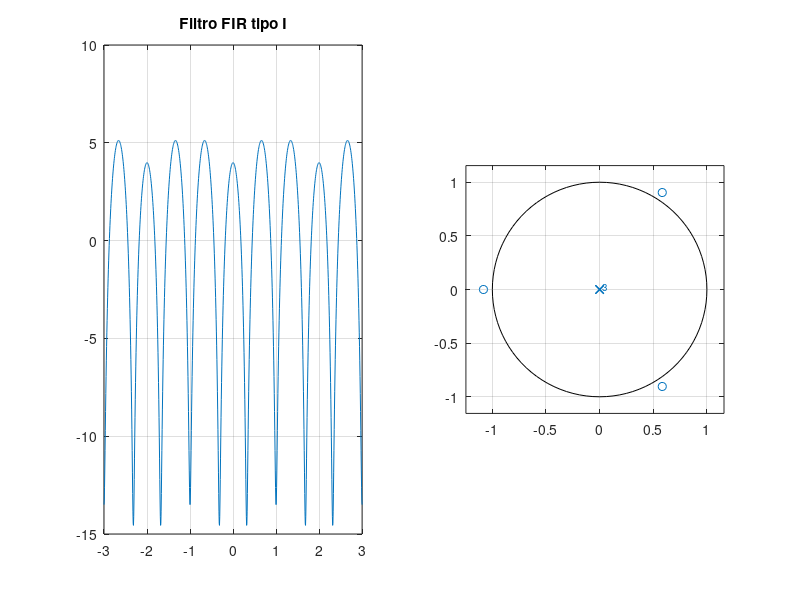
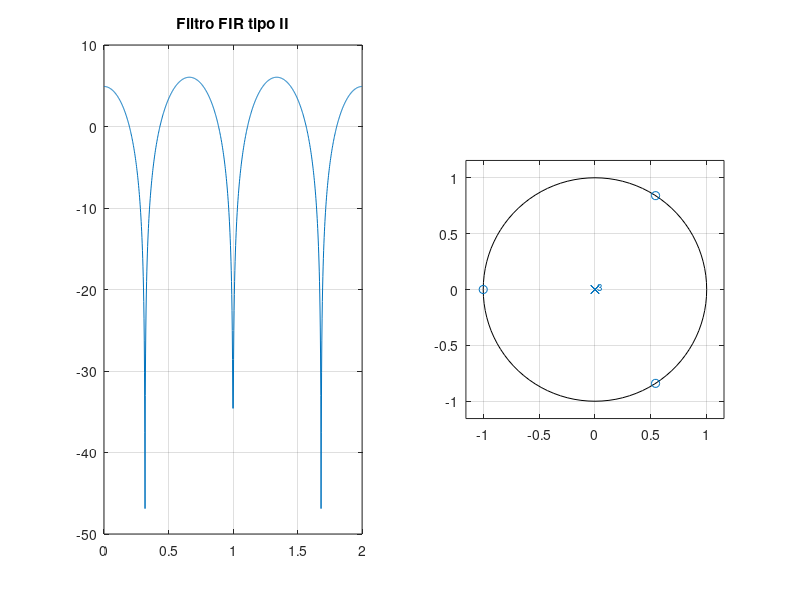
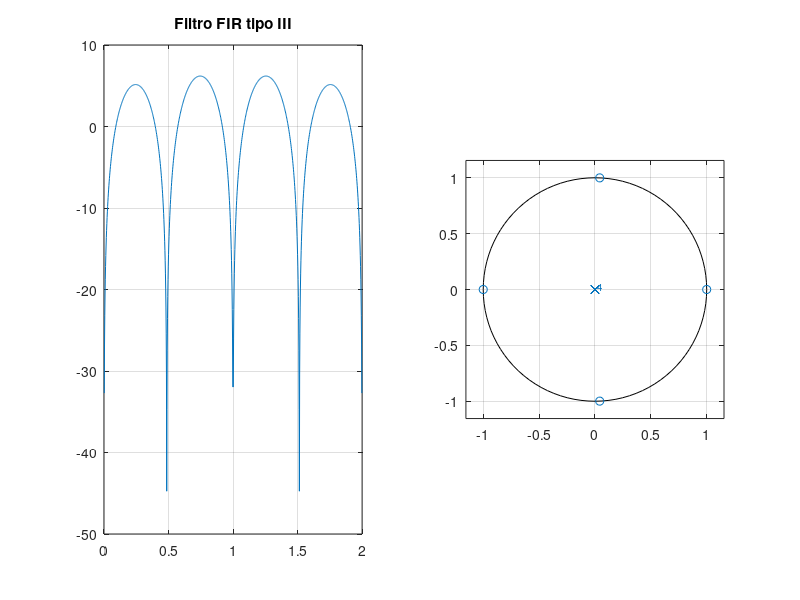
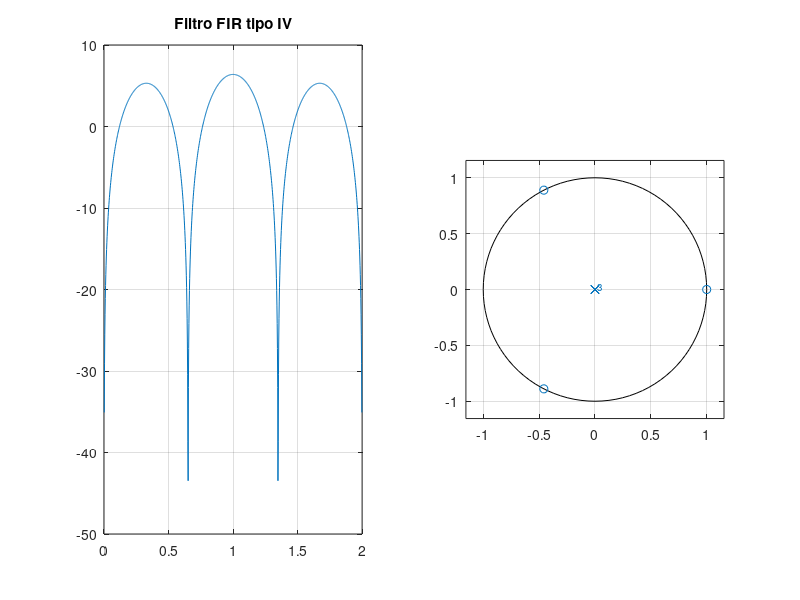

Write MATLAB code to recreate these figures, in order.
clear all
close all
clc 

N = 2;
bi = 2*(rand(1, N)-0.5);

%% tipo 1
b = [bi*(2*rand(1,1)-0.5) flip(bi)];
figure(1)
subplot(122)
zplane(b,1)
subplot(121)
%[h, w] = freqz(b, 1, 1000, 'whole');
[h, w] = freqz(b, 1, linspace(-3*pi,3*pi, 1000));
plot(w/pi, 20*log10(abs(h))); grid on
title('Filtro FIR tipo I')

%plot(w/pi, unwrap(angle(h)/pi));grid on
%grpdelay(b,1)
%% tipo 2
b = [bi flip(bi)];
figure(2)
subplot(122)
zplane(b,1)
subplot(121)
[h, w] = freqz(b, 1, 1000, 'whole');
plot(w/pi, 20*log10(abs(h))); grid on
title('Filtro FIR tipo II')
%grpdelay(b,1)

%% tipo 3
% Com zero em (-1) e^(jpi)
b = [bi 0 -flip(bi)];
figure(3)
subplot(122)
zplane(b,1)
subplot(121)
[h, w] = freqz(b, 1, 1000, 'whole');
plot(w/pi, 20*log10(abs(h))); grid on
title('Filtro FIR tipo III')
%grpdelay(b,1)
%% tipo 
% Com zero em (-1) e^(jpi)
b = [bi -flip(bi)];
figure(4)
subplot(122)
zplane(b,1)
subplot(121)
[h, w] = freqz(b, 1, 1000, 'whole');
plot(w/pi, 20*log10(abs(h))); grid on
title('Filtro FIR tipo IV')
%grpdelay(b,1)